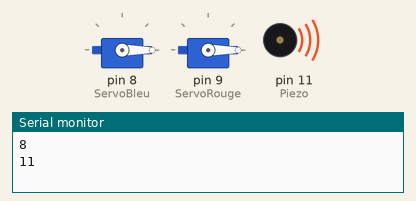
Bench run of a sketch on a simulated Arduino Uno, built with avr-gcc and run on an emulated ATmega328P. Parts: 2 × servo, buzzer (waves = sounding), the last lines printed to the serial monitor. Random numbers use the default seed unless the sketch sets one.

Above: at 2.5 s.
At 38.53 s:
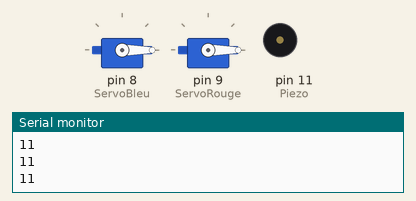
Timing chart, 0 to 41.8 s (numbered marks = the images above):
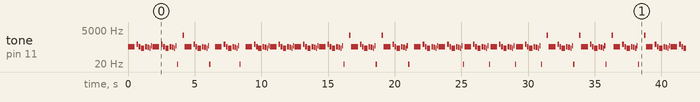

The sketch:

indian_music.ino
```cpp
//BIBLIOTHEQUES
#ifdef __AVR__
  #include <avr/power.h>
#endif


#include <Servo.h>

#include "Musique.h"


//BR

#define boutonRouge 2
#define boutonBleu 3

#define ServoBleu 8
#define ServoRouge 9
Servo servoB;
Servo servoR;

#define rubanLed 6
#define nombrePixel 5

// VARIABLES

boolean mancheFinie = false;
boolean manche = false;
boolean victoireDuel = false;

int posServoInitiale = 0;
int posServoMort = 90;

int numLedR; // Numéro de la led dans l'avancement des points du joueur rouge
int numLedB; // Numéro de la led dans l'avancement des points du joueur bleu
//int lumR = 30; // Lumière joueur rouge
//int lumB = 30; // Lumière joueur bleu

int ledVictoire; // Animation des leds lors d'une victoire
float a;


// SETUP

void setup() {
  Serial.begin(9600);

  randomSeed(analogRead(0));


  servoB.attach(ServoBleu);
  servoR.attach(ServoRouge);

  servoR.write(posServoInitiale);
  servoB.write(posServoInitiale);

  pinMode(Piezo, OUTPUT);
JouerMelodie();
}


// LOOP

void loop() {
JouerMelodie();
}


void PresseBoutonReset() {

  // On lance le jeu

  // On lit la musique qui a une durée random
  JouerMelodie();

  // On lance la première manche
  manche = true;

}
```

Musique.h
```cpp
//BIBLIOTHEQUES

#include "notes.h"


// BROCHES

#define Piezo 11

#define blanche 2
#define noire 4
#define croche 8
#define dbcroche 16
#define triolet 12


// VARIABLES


// MELODIE

// Nombre de notes qui composent la mélodie
long nombreNotesMelodie;

// Définir les notes de la mélodie
int melodie[] = {
  NOTE_MI4, NOTE_SI4, NOTE_MI4, NOTE_DO4, NOTE_MI4, NOTE_RE4, NOTE_DO4, NOTE_SOL4
};

// Définir la durée de chaque note
int dureeNoteMelodie[] = {
  blanche, croche, croche, noire, croche, croche, triolet, triolet, triolet, noire, croche, croche
};


// JOUER LA MUSIQUE

void JouerMelodie() {

  nombreNotesMelodie = random(8, 12);
  Serial.println(nombreNotesMelodie);

  // Jouer les notes l'une après l'autre
  for (int note_a_jouer = 0; note_a_jouer < nombreNotesMelodie; note_a_jouer++) {

    // La durée de chaque note est calculée en divisant 1 seconde par le type de note
    // ex : une noire = 1000 millisecondes / 4, une croche = 1000 / 8, etc.

    int rythm = 1000 / dureeNoteMelodie[note_a_jouer];
    tone(Piezo, melodie[note_a_jouer], rythm);

    // Pour distinguer les notes, on laisse une petite pause entre chaque
    //  qui équivaut à la durée de la note + 30%

    int pause_entre_notes = rythm * 1.30;
    delay(pause_entre_notes);

    // Arrêter la note qui joue
    noTone(Piezo);
  }
}


// BANG

// Nombre de notes qui composent la mélodie
int nombreNotesBang = 5;

// Définir les notes de la mélodie
int bang[] = {
  NOTE_FA7, NOTE_MI7, NOTE_RE7, NOTE_DO7, NOTE_SOL4
};

// Définir la durée de chaque note
int dureeNoteBang[] = {
  16, 16, 16, 16, 1
};


void TirerBang() {

  // Jouer les notes l'une après l'autre
  for (int note_a_jouer = 0; note_a_jouer < nombreNotesBang; note_a_jouer++) {

    // La durée de chaque note est calculée en divisant 1 seconde par le type de note
    // ex : une noire = 1000 millisecondes / 4, une croche = 1000 / 8, etc.

    int duree_note_a_jouer = 200 / dureeNoteBang[note_a_jouer];
    tone(Piezo, bang[note_a_jouer], duree_note_a_jouer);

    // Pour distinguer les notes, on laisse une petite pause entre chaque
    //  qui équivaut à la durée de la note + 30%

    int pause_entre_notes = duree_note_a_jouer * 1.30;
    delay(pause_entre_notes);

    // Arrêter la note qui joue
    noTone(Piezo);
  }
}
```

notes.h
```cpp
  #define NOTE_DO1   33
#define NOTE_DOD1  35
#define NOTE_RE1   37
#define NOTE_RED1  39
#define NOTE_MI1   41
#define NOTE_FA1   44
#define NOTE_FAD1  46
#define NOTE_SOL1  49
#define NOTE_SOLD1 52
#define NOTE_LA1   55
#define NOTE_LAD1  58
#define NOTE_SI1   62
#define NOTE_DO2   65
#define NOTE_DOD2  69
#define NOTE_RE2   73
#define NOTE_RED2  78
#define NOTE_MI2   82
#define NOTE_FA2   87
#define NOTE_FAD2  93
#define NOTE_SOL2  98
#define NOTE_SOLD2 104
#define NOTE_LA2   110
#define NOTE_LAD2  117
#define NOTE_SI2   123
#define NOTE_DO3   131
#define NOTE_DOD3  139
#define NOTE_RE3   147
#define NOTE_RED3  156
#define NOTE_MI3   165
#define NOTE_FA3   175
#define NOTE_FAD3  185
#define NOTE_SOL3  196
#define NOTE_SOLD3 208
#define NOTE_LA3   220
#define NOTE_LAD3  233
#define NOTE_SI3   247
#define NOTE_DO4   262
#define NOTE_DOD4  277
#define NOTE_RE4   294
#define NOTE_RED4  311
#define NOTE_MI4   330
#define NOTE_FA4   349
#define NOTE_FAD4  370
#define NOTE_SOL4  392
#define NOTE_SOLD4 415
#define NOTE_LA4   440
#define NOTE_LAD4  466
#define NOTE_SI4   494
#define NOTE_DO5   523
#define NOTE_DOD5  554
#define NOTE_RE5   587
#define NOTE_RED5  622
#define NOTE_MI5   659
#define NOTE_FA5   698
#define NOTE_FAD5  740
#define NOTE_SOL5  784
#define NOTE_SOLD5 831
#define NOTE_LA5   880
#define NOTE_LAD5  932
#define NOTE_SI5   988
#define NOTE_DO6   1047
#define NOTE_DOD6  1109
#define NOTE_RE6   1175
#define NOTE_RED6  1245
#define NOTE_MI6   1319
#define NOTE_FA6   1397
#define NOTE_FAD6  1480
#define NOTE_SOL6  1568
#define NOTE_SOLD6 1661
#define NOTE_LA6   1760
#define NOTE_LAD6  1865
#define NOTE_SI6   1976
#define NOTE_DO7   2093
#define NOTE_DOD7  2217
#define NOTE_RE7   2349
#define NOTE_RED7  2489
#define NOTE_MI7   2637
#define NOTE_FA7   2794
#define NOTE_FAD7  2960
#define NOTE_SOL7  3136
#define NOTE_SOLD7 3322
#define NOTE_LA7   3520
#define NOTE_LAD7  3729
#define NOTE_SI7   3951
#define NOTE_DO8   4186
#define NOTE_DOD8  4435
#define NOTE_RE8   4699
#define NOTE_RED8  4978
```

Measured:
- by itself, tone on pin 11 (Piezo): plays 330 Hz for 0.50 s, 494 Hz for 0.13 s, 330 Hz for 0.13 s, 262 Hz for 0.25 s, 330 Hz for 0.13 s, 294 Hz for 0.13 s … (176 notes in this stretch)
